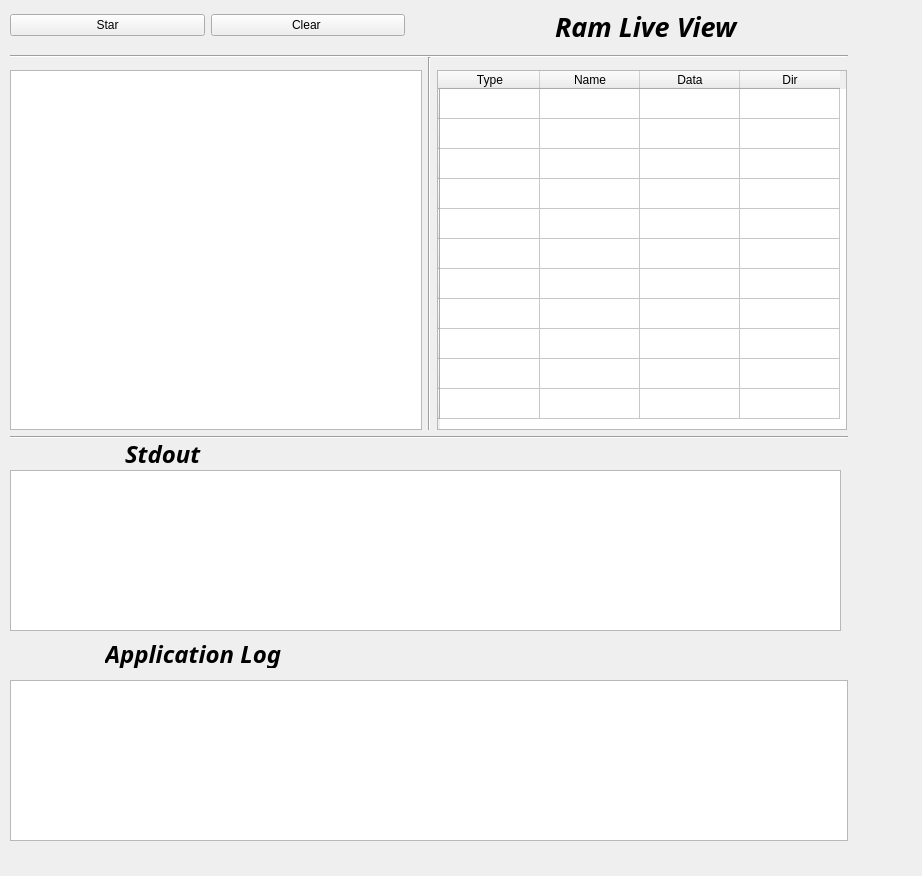
<?xml version="1.0" encoding="UTF-8"?>
<ui version="4.0">
 <class>Widget</class>
 <widget class="QWidget" name="Widget">
  <property name="geometry">
   <rect>
    <x>0</x>
    <y>0</y>
    <width>922</width>
    <height>876</height>
   </rect>
  </property>
  <property name="windowTitle">
   <string>Widget</string>
  </property>
  <widget class="Line" name="line_4">
   <property name="geometry">
    <rect>
     <x>10</x>
     <y>55</y>
     <width>838</width>
     <height>3</height>
    </rect>
   </property>
   <property name="orientation">
    <enum>Qt::Horizontal</enum>
   </property>
  </widget>
  <widget class="Line" name="line_2">
   <property name="geometry">
    <rect>
     <x>10</x>
     <y>436</y>
     <width>838</width>
     <height>3</height>
    </rect>
   </property>
   <property name="orientation">
    <enum>Qt::Horizontal</enum>
   </property>
  </widget>
  <widget class="QTableWidget" name="ramLiveView">
   <property name="enabled">
    <bool>true</bool>
   </property>
   <property name="geometry">
    <rect>
     <x>437</x>
     <y>70</y>
     <width>410</width>
     <height>360</height>
    </rect>
   </property>
   <property name="minimumSize">
    <size>
     <width>410</width>
     <height>340</height>
    </size>
   </property>
   <property name="sizeAdjustPolicy">
    <enum>QAbstractScrollArea::AdjustToContents</enum>
   </property>
   <property name="editTriggers">
    <set>QAbstractItemView::NoEditTriggers</set>
   </property>
   <row>
    <property name="text">
     <string/>
    </property>
   </row>
   <row>
    <property name="text">
     <string/>
    </property>
   </row>
   <row>
    <property name="text">
     <string/>
    </property>
   </row>
   <row>
    <property name="text">
     <string/>
    </property>
   </row>
   <row>
    <property name="text">
     <string/>
    </property>
   </row>
   <row>
    <property name="text">
     <string/>
    </property>
   </row>
   <row>
    <property name="text">
     <string/>
    </property>
   </row>
   <row>
    <property name="text">
     <string/>
    </property>
   </row>
   <row>
    <property name="text">
     <string/>
    </property>
   </row>
   <row>
    <property name="text">
     <string/>
    </property>
   </row>
   <row>
    <property name="text">
     <string/>
    </property>
   </row>
   <column>
    <property name="text">
     <string>Type</string>
    </property>
    <property name="textAlignment">
     <set>AlignCenter</set>
    </property>
   </column>
   <column>
    <property name="text">
     <string>Name</string>
    </property>
   </column>
   <column>
    <property name="text">
     <string>Data</string>
    </property>
   </column>
   <column>
    <property name="text">
     <string>Dir</string>
    </property>
   </column>
   <item row="0" column="0">
    <property name="text">
     <string/>
    </property>
    <property name="textAlignment">
     <set>AlignLeading|AlignVCenter</set>
    </property>
   </item>
   <item row="0" column="1">
    <property name="text">
     <string/>
    </property>
    <property name="textAlignment">
     <set>AlignLeading|AlignVCenter</set>
    </property>
   </item>
   <item row="0" column="2">
    <property name="text">
     <string/>
    </property>
   </item>
   <item row="0" column="3">
    <property name="text">
     <string/>
    </property>
   </item>
   <item row="1" column="0">
    <property name="text">
     <string/>
    </property>
   </item>
   <item row="1" column="1">
    <property name="text">
     <string/>
    </property>
   </item>
   <item row="1" column="2">
    <property name="text">
     <string/>
    </property>
   </item>
   <item row="1" column="3">
    <property name="text">
     <string/>
    </property>
   </item>
   <item row="2" column="0">
    <property name="text">
     <string/>
    </property>
   </item>
   <item row="2" column="1">
    <property name="text">
     <string/>
    </property>
   </item>
   <item row="2" column="2">
    <property name="text">
     <string/>
    </property>
    <property name="textAlignment">
     <set>AlignCenter</set>
    </property>
   </item>
   <item row="3" column="0">
    <property name="text">
     <string/>
    </property>
   </item>
   <item row="3" column="1">
    <property name="text">
     <string/>
    </property>
   </item>
   <item row="3" column="3">
    <property name="text">
     <string/>
    </property>
   </item>
   <item row="4" column="0">
    <property name="text">
     <string/>
    </property>
   </item>
  </widget>
  <widget class="QPlainTextEdit" name="plainTextEdit_2">
   <property name="enabled">
    <bool>true</bool>
   </property>
   <property name="geometry">
    <rect>
     <x>10</x>
     <y>680</y>
     <width>838</width>
     <height>161</height>
    </rect>
   </property>
   <property name="font">
    <font>
     <family>Ubuntu Condensed</family>
     <pointsize>16</pointsize>
     <weight>75</weight>
     <bold>true</bold>
    </font>
   </property>
   <property name="readOnly">
    <bool>true</bool>
   </property>
   <property name="backgroundVisible">
    <bool>false</bool>
   </property>
  </widget>
  <widget class="QLabel" name="label_5">
   <property name="geometry">
    <rect>
     <x>30</x>
     <y>640</y>
     <width>412</width>
     <height>28</height>
    </rect>
   </property>
   <property name="sizePolicy">
    <sizepolicy hsizetype="Preferred" vsizetype="Preferred">
     <horstretch>0</horstretch>
     <verstretch>0</verstretch>
    </sizepolicy>
   </property>
   <property name="minimumSize">
    <size>
     <width>300</width>
     <height>0</height>
    </size>
   </property>
   <property name="font">
    <font>
     <family>Ubuntu Condensed</family>
     <pointsize>18</pointsize>
     <weight>75</weight>
     <italic>true</italic>
     <bold>true</bold>
    </font>
   </property>
   <property name="text">
    <string>Application Log</string>
   </property>
   <property name="indent">
    <number>75</number>
   </property>
  </widget>
  <widget class="Line" name="line">
   <property name="geometry">
    <rect>
     <x>428</x>
     <y>57</y>
     <width>3</width>
     <height>373</height>
    </rect>
   </property>
   <property name="orientation">
    <enum>Qt::Vertical</enum>
   </property>
  </widget>
  <widget class="QPlainTextEdit" name="plainTextEdit">
   <property name="geometry">
    <rect>
     <x>10</x>
     <y>70</y>
     <width>412</width>
     <height>360</height>
    </rect>
   </property>
   <property name="font">
    <font>
     <family>Ubuntu Condensed</family>
     <pointsize>14</pointsize>
     <weight>75</weight>
     <bold>true</bold>
    </font>
   </property>
  </widget>
  <widget class="QPushButton" name="clearLogButton">
   <property name="geometry">
    <rect>
     <x>700</x>
     <y>480</y>
     <width>131</width>
     <height>21</height>
    </rect>
   </property>
   <property name="text">
    <string>Ps</string>
   </property>
  </widget>
  <widget class="QLabel" name="label_4">
   <property name="geometry">
    <rect>
     <x>480</x>
     <y>10</y>
     <width>300</width>
     <height>32</height>
    </rect>
   </property>
   <property name="sizePolicy">
    <sizepolicy hsizetype="Preferred" vsizetype="Preferred">
     <horstretch>0</horstretch>
     <verstretch>0</verstretch>
    </sizepolicy>
   </property>
   <property name="minimumSize">
    <size>
     <width>300</width>
     <height>0</height>
    </size>
   </property>
   <property name="font">
    <font>
     <family>Ubuntu Condensed</family>
     <pointsize>20</pointsize>
     <weight>75</weight>
     <italic>true</italic>
     <bold>true</bold>
    </font>
   </property>
   <property name="text">
    <string>Ram Live View</string>
   </property>
   <property name="indent">
    <number>75</number>
   </property>
  </widget>
  <widget class="QWidget" name="layoutWidget">
   <property name="geometry">
    <rect>
     <x>10</x>
     <y>10</y>
     <width>395</width>
     <height>30</height>
    </rect>
   </property>
   <layout class="QHBoxLayout" name="horizontalLayout_10">
    <item>
     <widget class="QPushButton" name="startButton">
      <property name="text">
       <string>Star</string>
      </property>
     </widget>
    </item>
    <item>
     <widget class="QPushButton" name="pushButton_18">
      <property name="text">
       <string>Clear </string>
      </property>
     </widget>
    </item>
   </layout>
  </widget>
  <widget class="QPushButton" name="pushButton_19">
   <property name="geometry">
    <rect>
     <x>730</x>
     <y>750</y>
     <width>101</width>
     <height>31</height>
    </rect>
   </property>
   <property name="text">
    <string>Clear Log</string>
   </property>
  </widget>
  <widget class="QTextEdit" name="stdout">
   <property name="enabled">
    <bool>true</bool>
   </property>
   <property name="geometry">
    <rect>
     <x>10</x>
     <y>470</y>
     <width>831</width>
     <height>161</height>
    </rect>
   </property>
   <property name="font">
    <font>
     <family>Ubuntu Condensed</family>
     <pointsize>16</pointsize>
     <weight>75</weight>
     <bold>true</bold>
    </font>
   </property>
   <property name="readOnly">
    <bool>true</bool>
   </property>
  </widget>
  <widget class="QLabel" name="label_6">
   <property name="geometry">
    <rect>
     <x>50</x>
     <y>440</y>
     <width>412</width>
     <height>28</height>
    </rect>
   </property>
   <property name="sizePolicy">
    <sizepolicy hsizetype="Preferred" vsizetype="Preferred">
     <horstretch>0</horstretch>
     <verstretch>0</verstretch>
    </sizepolicy>
   </property>
   <property name="minimumSize">
    <size>
     <width>300</width>
     <height>0</height>
    </size>
   </property>
   <property name="font">
    <font>
     <family>Ubuntu Condensed</family>
     <pointsize>18</pointsize>
     <weight>75</weight>
     <italic>true</italic>
     <bold>true</bold>
    </font>
   </property>
   <property name="text">
    <string>Stdout</string>
   </property>
   <property name="indent">
    <number>75</number>
   </property>
  </widget>
  <widget class="QPushButton" name="pushButton_16">
   <property name="geometry">
    <rect>
     <x>700</x>
     <y>590</y>
     <width>127</width>
     <height>25</height>
    </rect>
   </property>
   <property name="baseSize">
    <size>
     <width>0</width>
     <height>0</height>
    </size>
   </property>
   <property name="text">
    <string>Previous</string>
   </property>
  </widget>
  <zorder>pushButton_16</zorder>
  <zorder>line_4</zorder>
  <zorder>line_2</zorder>
  <zorder>ramLiveView</zorder>
  <zorder>label_5</zorder>
  <zorder>line</zorder>
  <zorder>plainTextEdit</zorder>
  <zorder>clearLogButton</zorder>
  <zorder>label_4</zorder>
  <zorder>layoutWidget</zorder>
  <zorder>pushButton_19</zorder>
  <zorder>stdout</zorder>
  <zorder>label_6</zorder>
  <zorder>plainTextEdit_2</zorder>
 </widget>
 <resources/>
 <connections/>
</ui>
